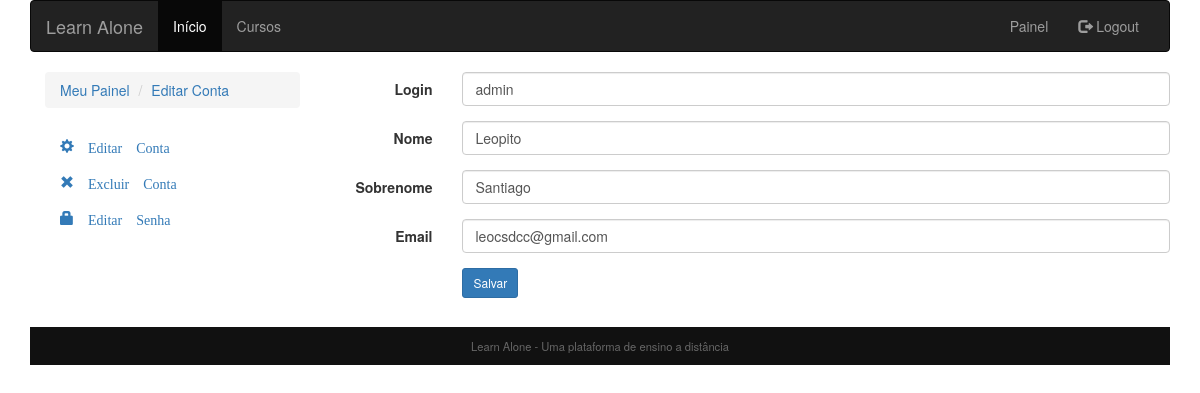
Screenshot of /conta/editar_conta.php (signed in) with the database file from the repository.
### tables this page shows
CREATE TABLE `usuario` (
  `id` int(11) NOT NULL,
  `email` varchar(60) DEFAULT NULL,
  `password` varchar(40) DEFAULT NULL,
  `login` varchar(60) DEFAULT NULL,
  `first_name` varchar(45) DEFAULT NULL,
  `last_name` varchar(45) DEFAULT NULL,
  `tipo_id` int(11) NOT NULL
);

### conta/editar_conta.php (the view, shortened to what this page needs)
<?php
include_once("../core/templates/cabecalho.php");
include_once("./utils.php");
try{
    $conexao = conn_mysql();
}
catch(PDOException $excep){
    echo "Erro!: " . $excep->getMessage() . "\n";
    die();
}
$email = "";
$first_name = "";
$last_name = "";
$SQLSelect = "SELECT * FROM usuario WHERE login ='".$_SESSION['usuario']."'";
$operacao = $conexao->prepare($SQLSelect);
$operacao->execute();
$resultados = $operacao->fetchAll(PDO::FETCH_ASSOC);
if($resultados){
    foreach($resultados as $linha){
        $email = utf8_decode($linha['email']);
        $first_name = utf8_decode($linha['first_name']);
        $last_name = utf8_decode($linha['last_name']);
    }
}
?>
<div class="col-sm-3">
    <ul class="breadcrumb">
        <li><a href="./painel.php">Meu Painel</a></li>
        <li><a href="./editar_conta.php">Editar Conta</a></li>
    </ul>
    <ul class="nav nav-pills nav-stacked">
        <li><a href="./editar_conta.php"><span class="glyphicon glyphicon-cog"> Editar Conta</span></a></li>
        <li><a href="./excluir_conta.php"><span class="glyphicon glyphicon-remove"> Excluir Conta</span></a></li>
        <li><a href="./editar_senha.php"><span class="glyphicon glyphicon-lock"> Editar Senha</span></a></li>
    </ul>
</div>
<form class="form-horizontal" method="post" action="./salvar_usuario.php">
    <fieldset>
        <div class="form-group">
            <label for="usuario" class="col-sm-2 control-label">Login</label>
            <div class="col-sm-10">
                <input type="text" class="form-control" id="usuario" name="usuario" value="<?php echo $_SESSION['usuario'];?>" pattern="[a-zA-Z0-9]+" required>
            </div>
        </div>
        <div class="form-group">
            <label for="first_name" class="col-sm-2 control-label">Nome</label>
            <div class="col-sm-10">
                    <input type="text" class="form-control" id="first_name" name="first_name" value="<?php echo $first_name; ?>">
            </div>
        </div>
        <div class="form-group">
            <label for="last_name" class="col-sm-2 control-label">Sobrenome</label>
            <div class="col-sm-10">
                    <input type="text" class="form-control" id="last_name" name="last_name" value="<?php echo $last_name;?>">
            </div>
        </div>
        <div class="form-group">
            <label for="email" class="col-sm-2 control-label">Email</label>
            <div class="col-sm-10">
                <input type="email" class="form-control" id="email" name="email" value="<?php echo $email ?>" pattern="[a-z0-9._%+-]+@[a-z0-9.-]+\.[a-z]{2,3}$" required>
            </div>
        </div>
        <div class="form-group">
            <div class="col-sm-10 col-sm-offset-2">
                    <input id="submit" name="submit" type="submit" value="Salvar" class="btn btn-sm btn-primary">
            </div>
        </div>
    </fieldset>
</form>
<?php
    include_once("../core/templates/rodape.php");
?>

### core/css/styles.css (style rules this page uses)
* { -webkit-box-sizing: border-box; -moz-box-sizing: border-box; box-sizing: border-box; }

### rows the page displays
usuario: first_name "Leopito", last_name "Santiago", email "leocsdcc@gmail.com"
